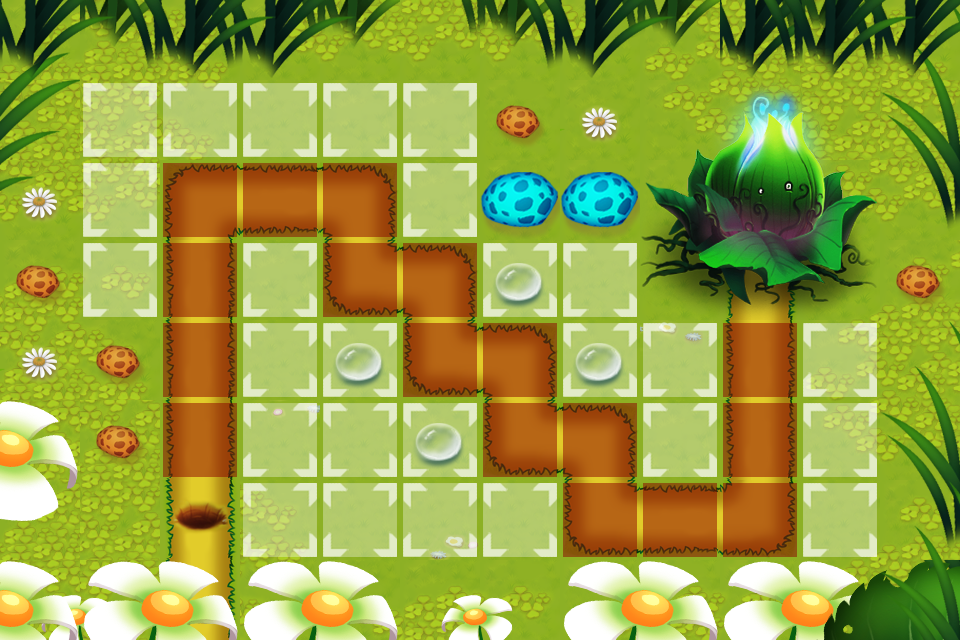

A level layout from a 2D game, rendered from its tile map. Below: a short description, then the map file with tile-grid data replaced by summaries:
An orthogonal 12x8 tile map with 80x80 px tiles, 9 tile layers (BACKGROUND1, BACKGROUND2, BACKGROUND3, BACKGROUND4, ...), 5 tilesets and 14 objects (WayPoint00, WayPoint01, WayPoint02, WayPoint03, WayPoint04, ...).

<map version="1.0" orientation="orthogonal" width="12" height="8" tilewidth="80" tileheight="80">
 <tileset firstgid="1" name="2" tilewidth="80" tileheight="80">
  <image source="2.png" width="320" height="320" />
 </tileset>
 <tileset firstgid="17" name="1" tilewidth="80" tileheight="80">
  <image source="1.png" width="720" height="721" />
 </tileset>
 <tileset firstgid="98" name="build" tilewidth="80" tileheight="80">
  <image source="build.png" width="80" height="80" />
  <tile id="0">
   <properties>
    <property name="buildable" value="1" />
   </properties>
  </tile>
 </tileset>
 <tileset firstgid="99" name="road" tilewidth="80" tileheight="80">
  <image source="road.png" width="80" height="80" />
  <tile id="0">
   <properties>
    <property name="skillable" value="1" />
   </properties>
  </tile>
 </tileset>
 <tileset firstgid="100" name="rebuild" tilewidth="80" tileheight="80">
  <image source="rebuild.png" width="400" height="160" />
  <tile id="0">
   <properties>
    <property name="rebuildable" value="1" />
   </properties>
  </tile>
  <tile id="1">
   <properties>
    <property name="rebuildable" value="2" />
   </properties>
  </tile>
  <tile id="2">
   <properties>
    <property name="rebuildable" value="3" />
   </properties>
  </tile>
  <tile id="3">
   <properties>
    <property name="rebuildable" value="4" />
   </properties>
  </tile>
  <tile id="4">
   <properties>
    <property name="rebuildable" value="5" />
   </properties>
  </tile>
  <tile id="5">
   <properties>
    <property name="rebuildable" value="6" />
   </properties>
  </tile>
  <tile id="6">
   <properties>
    <property name="rebuildable" value="7" />
   </properties>
  </tile>
  <tile id="7">
   <properties>
    <property name="rebuildable" value="8" />
   </properties>
  </tile>
  <tile id="8">
   <properties>
    <property name="rebuildable" value="9" />
   </properties>
  </tile>
  <tile id="9">
   <properties>
    <property name="rebuildable" value="10" />
   </properties>
  </tile>
 </tileset>
 <layer name="BACKGROUND1" width="12" height="8">
  <data>[96 cells, 96 non-empty, 2 distinct tile ids]</data>
 </layer>
 <layer name="BACKGROUND2" width="12" height="8">
  <data>[96 cells, 54 non-empty, 15 distinct tile ids]</data>
 </layer>
 <layer name="BACKGROUND3" width="12" height="8">
  <data>[96 cells, 52 non-empty, 20 distinct tile ids]</data>
 </layer>
 <layer name="BACKGROUND4" width="12" height="8">
  <data>[96 cells, 23 non-empty, 11 distinct tile ids]</data>
 </layer>
 <layer name="SEEDLAYER" width="12" height="8">
  <data>[96 cells, 9 non-empty, 9 distinct tile ids]</data>
 </layer>
 <layer name="BACKGROUND5" width="12" height="8">
  <data>[96 cells, 15 non-empty, 10 distinct tile ids]</data>
 </layer>
 <layer name="Meta" width="12" height="8">
  <data>[96 cells, 26 non-empty, 1 distinct tile ids]</data>
 </layer>
 <layer name="Towerface" width="12" height="8">
  <data>[96 cells, 17 non-empty, 1 distinct tile ids]</data>
 </layer>
 <layer name="Rebuild" width="12" height="8">
  <data>[96 cells, 4 non-empty, 1 distinct tile ids]</data>
 </layer>
 <objectgroup name="Objects" width="12" height="8">
  <object name="WayPoint00" x="200" y="520" />
  <object name="WayPoint01" x="200" y="200" />
  <object name="WayPoint02" x="360" y="200" />
  <object name="WayPoint03" x="360" y="280" />
  <object name="WayPoint04" x="440" y="280" />
  <object name="WayPoint05" x="440" y="360" />
  <object name="WayPoint07" x="520" y="440" />
  <object name="WayPoint08" x="600" y="440" />
  <object name="WayPoint09" x="600" y="520" />
  <object name="WayPoint10" x="760" y="520" />
  <object name="WayPoint11" x="760" y="280" />
  <object name="SeedsPos" x="840" y="120" />
  <object name="RapidSoliderPos" x="120" y="520" />
  <object name="WayPoint06" x="520" y="360" />
 </objectgroup>
</map>
